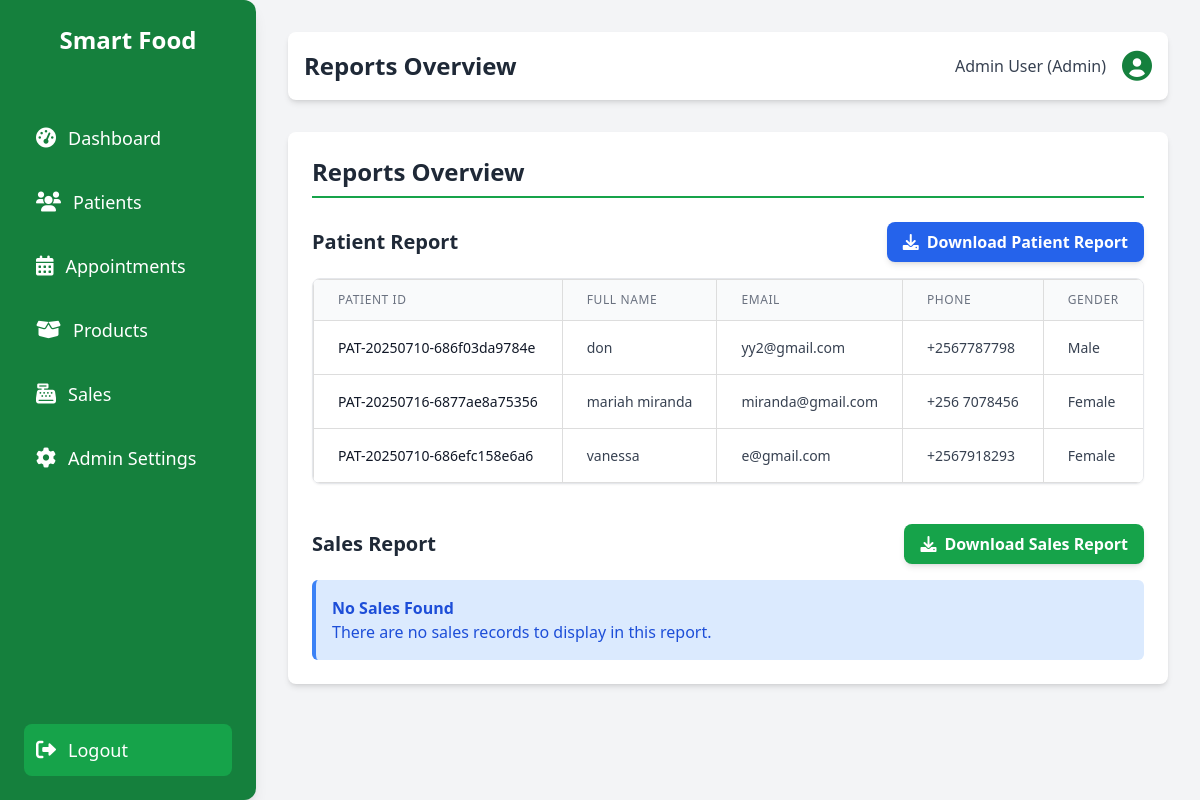
The app's page /admin/reports/report.php (signed in) with its own data.
### tables this page shows
CREATE TABLE `patients` (
  `patient_id` int(11) NOT NULL,
  `patient_unique_id` varchar(50) NOT NULL,
  `full_name` varchar(255) NOT NULL,
  `date_of_birth` date DEFAULT NULL,
  `gender` enum('Male','Female','Other') DEFAULT NULL,
  `height_cm` decimal(5,2) DEFAULT NULL,
  `address` text DEFAULT NULL,
  `email` varchar(255) DEFAULT NULL,
  `phone` varchar(50) DEFAULT NULL,
  `health_conditions` text DEFAULT NULL,
  `membership_status` enum('No Membership','Standard','Premium') NOT NULL DEFAULT 'No Membership',
  `created_at` datetime DEFAULT current_timestamp(),
  `updated_at` datetime DEFAULT current_timestamp() ON UPDATE current_timestamp()
);

### admin/reports/report.php (the view, shortened to what this page needs)
<?php
require_once __DIR__ . '/../../includes/db_connect.php';
$patients = [];
try {
    $stmt = $pdo->query("SELECT patient_id, patient_unique_id, full_name, date_of_birth, email, phone, gender, membership_status FROM patients ORDER BY full_name ASC");
    $patients = $stmt->fetchAll(PDO::FETCH_ASSOC);
} catch (PDOException $e) {
    error_log("Error fetching patients for report: " . $e->getMessage());
    $_SESSION['error_message'] = "Error loading patient report data. Please try again later.";
}
$sales = [];
try {
    $sql_sales = "SELECT s.id, s.sale_date, s.total_amount, s.discount_percent, c.name AS client_name
                  FROM sales s
                  LEFT JOIN clients c ON s.clients_id = c.id
                  ORDER BY s.sale_date DESC";
    $stmt_sales = $pdo->query($sql_sales);
    $sales = $stmt_sales->fetchAll(PDO::FETCH_ASSOC);
} catch (PDOException $e) {
    error_log("Error fetching sales for report: " . $e->getMessage());
    $_SESSION['error_message'] = "Error loading sales report data. Please try again later.";
}
include_once __DIR__ . '/../../includes/header.php';
?>
<div class="container mx-auto p-6 bg-white rounded-lg shadow-md">
    <h2 class="text-2xl font-bold text-gray-800 mb-6 border-b-2 border-green-600 pb-2">Reports Overview</h2>
    <div class="mb-10">
        <div class="flex justify-between items-center mb-4">
            <h3 class="text-xl font-semibold text-gray-800">Patient Report</h3>
            <a href="<?php echo BASE_URL; ?>export_patients.php" class="inline-flex items-center space-x-2 px-4 py-2 rounded-lg bg-blue-600 text-white font-semibold hover:bg-blue-700 transition-colors duration-200 shadow-md">
                <i class="fas fa-download"></i>
                <span>Download Patient Report</span>
            </a>
        </div>
        <?php if (empty($patients)): ?>
            <div class="bg-blue-100 border-l-4 border-blue-500 text-blue-700 p-4 rounded-md" role="alert">
                <p class="font-bold">No Patients Found</p>
                <p>There are no patient records to display in this report.</p>
            </div>
        <?php else: ?>
            <div class="overflow-x-auto bg-white rounded-lg shadow-sm border border-gray-200">
                <table class="min-w-full divide-y divide-gray-200">
                    <thead class="bg-gray-50">
                        <tr>
                            <th scope="col" class="px-6 py-3 text-left text-xs font-medium text-gray-500 uppercase tracking-wider">Patient ID</th>
                            <th scope="col" class="px-6 py-3 text-left text-xs font-medium text-gray-500 uppercase tracking-wider">Full Name</th>
                            <th scope="col" class="px-6 py-3 text-left text-xs font-medium text-gray-500 uppercase tracking-wider">Email</th>
                            <th scope="col" class="px-6 py-3 text-left text-xs font-medium text-gray-500 uppercase tracking-wider">Phone</th>
                            <th scope="col" class="px-6 py-3 text-left text-xs font-medium text-gray-500 uppercase tracking-wider">Gender</th>
                        </tr>
                    </thead>
                    <tbody class="bg-white divide-y divide-gray-200">
                        <?php foreach ($patients as $patient): ?>
                            <tr class="hover:bg-gray-50">
                                <td class="px-6 py-4 whitespace-nowrap text-sm font-medium text-gray-900"><?php echo htmlspecialchars($patient['patient_unique_id']); ?></td>
                                <td class="px-6 py-4 whitespace-nowrap text-sm text-gray-700"><?php echo htmlspecialchars($patient['full_name']); ?></td>
                                <td class="px-6 py-4 whitespace-nowrap text-sm text-gray-700"><?php echo htmlspecialchars($patient['email'] ?? 'N/A'); ?></td>
                                <td class="px-6 py-4 whitespace-nowrap text-sm text-gray-700"><?php echo htmlspecialchars($patient['phone'] ?? 'N/A'); ?></td>
                                <td class="px-6 py-4 whitespace-nowrap text-sm text-gray-700"><?php echo htmlspecialchars($patient['gender'] ?? 'N/A'); ?></td>
                            </tr>
                        <?php endforeach; ?>
                    </tbody>
                </table>
            </div>
        <?php endif; ?>
    </div>
    <div>
        <div class="flex justify-between items-center mb-4">
            <h3 class="text-xl font-semibold text-gray-800">Sales Report</h3>
            <a href="<?php echo BASE_URL; ?>export_sales.php" class="inline-flex items-center space-x-2 px-4 py-2 rounded-lg bg-green-600 text-white font-semibold hover:bg-green-700 transition-colors duration-200 shadow-md">
                <i class="fas fa-download"></i>
                <span>Download Sales Report</span>
            </a>
        </div>
        <?php if (empty($sales)): ?>
            <div class="bg-blue-100 border-l-4 border-blue-500 text-blue-700 p-4 rounded-md" role="alert">
                <p class="font-bold">No Sales Found</p>
                <p>There are no sales records to display in this report.</p>
            </div>
        <?php endif; ?>
    </div>
</div>
<?php include_once __DIR__ . '/../../includes/footer.php'; ?>

### assets/css/style.css (style rules this page uses)
body { margin: 0; padding: 0; line-height: 1.6; color: #333; -webkit-font-smoothing: antialiased; -moz-osx-font-smoothing: grayscale; }
.container { max-width: 1200px; margin: 0 auto; padding: 1rem; }
:root { --font-family: Arial, sans-serif; --background-color: #f9f9f9; --text-color: #333; --primary-color: #2e8b57; --secondary-color: #388e3c; --hover-color: #3aa76d; --danger-color: #d9534f; --border-color: #ccc; --light-grey: #eaeaea; --table-stripe: #f8f9fa; --table-hover: #f1f8e9; --box-shadow: 0 0 10px rgba(0, 0, 0, 0.1); --border-radius: 8px; --transition: background-color 0.3s ease; }
h2 { margin-bottom: 20px; }
table { width: 100%; border-collapse: collapse; background: #fff; box-shadow: 0 0 10px rgba(0,0,0,0.05); }
th, td { padding: 12px; border: 1px solid #ddd; text-align: left; }
thead { background: var(--primary-color); color: white; }
h1, h2, h3, h4, h5, h6 { font-weight: 600; color: #2d3748; }
.shadow-md { box-shadow: 0 4px 6px -1px rgba(0, 0, 0, 0.1), 0 2px 4px -1px rgba(0, 0, 0, 0.06); }
.rounded-lg { border-radius: 0.5rem; }
.p-6 { padding: 1.5rem; }
.mb-4 { margin-bottom: 1rem; }

### records on screen
patients: patient_unique "PAT-20250710-686f03da9784e", full_name "don", email "yy2@gmail.com", phone "+2567787798", gender "Male"
patients: patient_unique "PAT-20250716-6877ae8a75356", full_name "mariah miranda", email "miranda@gmail.com", phone "+256 7078456", gender "Female"
patients: patient_unique "PAT-20250710-686efc158e6a6", full_name "vanessa", email "e@gmail.com", phone "+2567918293", gender "Female"

### other values on screen
SITE_NAME "Smart Food"
$pageTitle "Reports Overview"
$_SESSION['full_name'] "Admin User"
$_SESSION['role'] "Admin"
